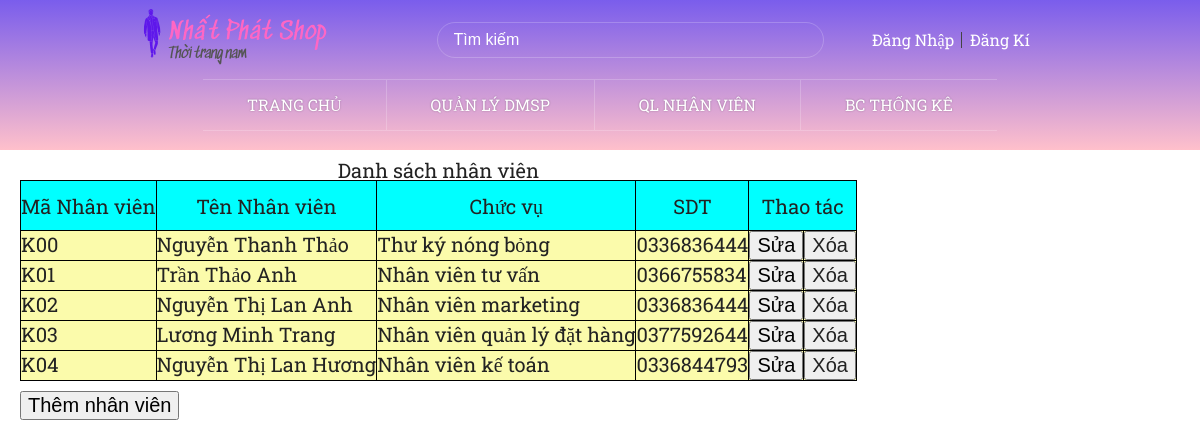
The app's page /DK_Admin.php?page_layout=QLNV with its own data.
### tables this page shows
CREATE TABLE `nhanvien` (
  `MaNV` char(50) NOT NULL,
  `TenNV` varchar(50) NOT NULL,
  `ChucVu` varchar(50) NOT NULL,
  `SDT` varchar(50) NOT NULL,
  PRIMARY KEY (`MaNV`)
);

### formNV.php (the view, shortened to what this page needs)
<!DOCTYPE html>
<html lang="en">
<head>
    <link rel="stylesheet" href="Admin.css">
</head>
<body>
<?php
include 'connect.php';
?>
<div class="dkdmsp" style="margin-top: 160px; margin-left: 20px">
<table border="1" class="tb_nv">
<caption>Danh sách nhân viên</caption>
<tr style="background-color : aqua">
    <th class="size-tb">Mã Nhân viên</th>
    <th>Tên Nhân viên</th>
    <th>Chức vụ</th>
    <th>SDT</th>
    <th colspan="3">Thao tác</th>
</tr>
<?php
$sql ="SELECT * FROM `nhanvien`";
$result = mysqli_query($conn, $sql);
if (mysqli_num_rows($result) > 0) {
    while($row = mysqli_fetch_array($result)) {
?>
<tr>
    <td><?php echo $row['MaNV']; ?></td>
    <td><?php echo $row['TenNV']; ?></td>
    <td><?php echo $row['ChucVu']; ?></td>
    <td><?php echo $row['SDT']; ?></td>
    <td>
        <button><a href="DK_SuaNV.php?MaNV=<?php echo $row['MaNV']; ?>">Sửa</a></span></button>
    </td>
    <td>
        <form method="POST" action="DK_XoaNV.php?MaNV=<?php echo $row['MaNV']; ?>">
            <input type="submit" name="submit" value="Xóa" onclick="return confirm('Bạn có chắc chắn muốn xóa nhân viên này?')">
        </form>
    </td>
</tr>
<?php
    }
}
?>
</table>
<button style="margin-top: 10px; font-size: 20px;">
    <a href="DK_ThemNV.php">Thêm nhân viên</a>
</button>
</body>
</html>

### assets/css/library.css (style rules this page uses)
html, body, div, span, applet, object, iframe, h1, h2, h3, h4, h5, h6, p, blockquote, pre, a, abbr, acronym, address, big, cite, code, del, dfn, em, img, ins, kbd, q, s, samp, small, strike, strong, sub, sup, tt, var, b, u, i, center, dl, dt, dd, ol, ul, li, fieldset, form, label, legend, table, caption, tbody, tfoot, thead, tr, th, td, article, aside, canvas, details, embed, figure, figcaption, footer, header, hgroup, menu, nav, output, ruby, section, summary, time, mark, audio, video { margin: 0; padding: 0; border: 0; font-size: 100%; font: inherit; vertical-align: baseline; }
body { line-height: 1; }
table { border-collapse: collapse; border-spacing: 0; }
html { font-size: 100%; -webkit-text-size-adjust: 100%; -ms-text-size-adjust: 100%; }
a { text-decoration: none; }
form { margin: 0; }
button, input, select, textarea { font-size: 100%; margin: 0; vertical-align: baseline; *vertical-align: middle; }
button, input { line-height: normal; }
button, select { text-transform: none; }
button, html input[type="button"], input[type="reset"], input[type="submit"] { -webkit-appearance: button; cursor: pointer; *overflow: visible; }
html, button, input, select, textarea { color: #222; }

### assets/css/common.css (style rules this page uses)
:root { --default-cl: #9e5bab; --black-cl-1: #444444; --black-cl-2: #222222; --white-cl-1: #fff; --white-cl-2: rgba(255, 255, 255, 0.7); --white-cl-3: #f8f7fd; --orange-cl: #d26e4b; --hight-header-top: 80px; --hight-header-nav: 50px; --hight-header: calc(var(--hight-header-nav) + var(--hight-header-top)) }
* { box-sizing: border-box; }
html { font-family: 'Roboto Slab', serif; font-size: 62.5%; }
a { color : black; }
.size-tb { height: 50px; text-align: center; }

### assets/css/Admin.css (style rules this page uses)
table, th, td { border:1px solid black; }
table { border-collapse:collapse; font-size: 20px; margin-top: 20px; }
th { vertical-align:middle; }
td { background-color: rgb(251, 251, 171); }

### records on screen
nhanvien: MaNV "K00", TenNV "Nguyễn Thanh Thảo", ChucVu "Thư ký nóng bỏng", SDT "0336836444"
nhanvien: MaNV "K01", TenNV "Trần Thảo Anh", ChucVu "Nhân viên tư vấn", SDT "0366755834"
nhanvien: MaNV "K02", TenNV "Nguyễn Thị Lan Anh", ChucVu "Nhân viên marketing", SDT "0336836444"
nhanvien: MaNV "K03", TenNV "Lương Minh Trang", ChucVu "Nhân viên quản lý đặt hàng", SDT "0377592644"
nhanvien: MaNV "K04", TenNV "Nguyễn Thị Lan Hương", ChucVu "Nhân viên kế toán", SDT "0336844793"
